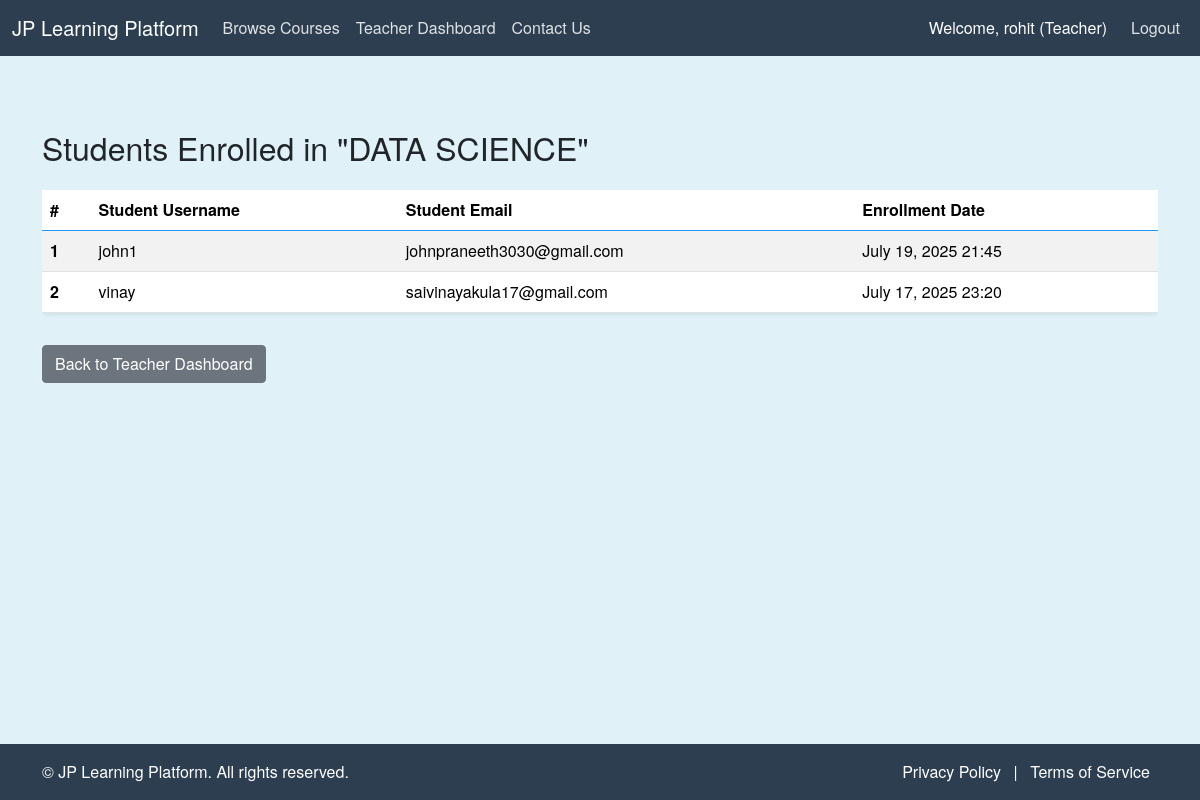
Screenshot of /teacher/courses/7/students/ (signed in) with the database file from the repository.
### core/models.py (models this page shows, shortened)
class User(AbstractUser):
    USER_TYPE_CHOICES = (
        ('student', 'Student'),
        ('teacher', 'Teacher'),
    )
    user_type = models.CharField(max_length=10, choices=USER_TYPE_CHOICES, default='student')
    email_otp = models.CharField(max_length=6, blank=True, null=True)
    otp_created_at = models.DateTimeField(blank=True, null=True)

class Course(models.Model):
    teacher = models.ForeignKey(User, on_delete=models.CASCADE, related_name='courses_taught', limit_choices_to={'user_type': 'teacher'})
    title = models.CharField(max_length=200)
    description = models.TextField()
    price = models.DecimalField(max_digits=10, decimal_places=2)
    category = models.ForeignKey(Category, on_delete=models.SET_NULL, null=True, blank=True, related_name='courses')
    created_at = models.DateTimeField(auto_now_add=True)
    updated_at = models.DateTimeField(auto_now=True)

class Enrollment(models.Model):
    student = models.ForeignKey(User, on_delete=models.CASCADE, related_name='enrolled_courses', limit_choices_to={'user_type': 'student'})
    course = models.ForeignKey(Course, on_delete=models.CASCADE, related_name='enrollments')
    enrollment_date = models.DateTimeField(auto_now_add=True)
    completed = models.BooleanField(default=False)
    class Meta:
        unique_together = ('student', 'course')

### teacher/views.py (the view)
# urls.py: path('courses/<int:pk>/students/', views.course_students_view, name='course_students_view'),
@login_required
@user_passes_test(is_teacher, login_url='login')
def course_students_view(request, pk):
    course = get_object_or_404(Course, pk=pk, teacher=request.user)
    enrolled_students = Enrollment.objects.filter(course=course).select_related('student').order_by('student__username')
    return render(request, 'teacher/course_students_view.html', {'course': course, 'enrolled_students': enrolled_students})

### teacher/views.py (called while the page is built)
def is_teacher(user):
    return user.is_authenticated and user.user_type == 'teacher'

### templates/teacher/course_students_view.html (shortened to what this page needs)
{% extends 'base.html' %}
{% block content %}
<h2 class="mb-4">Students Enrolled in "{{ course.title }}"</h2>
{% if enrolled_students %}
<div class="table-responsive">
<table class="table table-hover table-striped shadow-sm rounded">
<thead class="bg-primary text-white">
<tr>
<th scope="col">#</th>
<th scope="col">Student Username</th>
<th scope="col">Student Email</th>
<th scope="col">Enrollment Date</th>
</tr>
</thead>
<tbody>
{% for enrollment in enrolled_students %}
<tr>
<th scope="row">{{ forloop.counter }}</th>
<td>{{ enrollment.student.username }}</td>
<td>{{ enrollment.student.email }}</td>
<td>{{ enrollment.enrollment_date|date:"F d, Y H:i" }}</td>
</tr>
{% endfor %}
</tbody>
</table>
</div>
{% else %}
<div class="alert alert-info text-center py-4" role="alert">
<h4 class="alert-heading">No Students Enrolled Yet!</h4>
<p>This course currently has no students enrolled. Share your course to attract learners!</p>
</div>
{% endif %}
<a href="{% url 'teacher_dashboard' %}" class="btn btn-secondary mt-3">Back to Teacher Dashboard</a>
{% endblock %}

### templates/base.html (shortened to what this page needs)
<!DOCTYPE html>
<html lang="en">
<head>
<link href="https://cdn.jsdelivr.net/npm/bootstrap@5.3.3/dist/css/bootstrap.min.css" rel="stylesheet">
<link rel="stylesheet" href="/static/css/style.css">
<link rel="stylesheet" href="https://cdn.jsdelivr.net/npm/bootstrap-icons@1.11.3/font/bootstrap-icons.min.css">
</head>
<body>
<nav class="navbar navbar-expand-lg navbar-dark bg-dark fixed-top">
<div class="container-fluid">
<a class="navbar-brand" href="{% url 'home' %}">JP Learning Platform</a>
<div class="collapse navbar-collapse" id="navbarNav">
<ul class="navbar-nav me-auto mb-2 mb-lg-0">
<li class="nav-item">
<a class="nav-link" href="{% url 'course_list' %}">Browse Courses</a>
</li>
{% if user.is_authenticated %}
{% if user.user_type == 'teacher' %}
<li class="nav-item">
<a class="nav-link" href="{% url 'teacher_dashboard' %}">Teacher Dashboard</a>
</li>
{% elif user.user_type == 'student' %}
<li class="nav-item">
<a class="nav-link" href="{% url 'student_dashboard' %}">Student Dashboard</a>
</li>
{% endif %}
{% endif %}
<li class="nav-item">
<a class="nav-link" href="#contact">Contact Us</a>
</li>
</ul>
<ul class="navbar-nav ms-auto">
{% if user.is_authenticated %}
<li class="nav-item">
<span class="nav-link text-white">Welcome, {{ user.username }} ({{ user.user_type|capfirst }})</span>
</li>
<li class="nav-item">
<a class="nav-link btn btn-outline-light ms-2" href="{% url 'logout' %}">Logout</a>
</li>
{% endif %}
</ul>
</div>
</div>
</nav>
<div class="container mt-4 pt-5">
{% block content %}
{% endblock %}
</div>
<footer class="footer py-3 bg-dark text-white mt-auto">
<div class="container">
<div class="row">
<div class="col-md-6 text-center text-md-start">
<span>&copy; {{ "now"|date:"Y" }} JP Learning Platform. All rights reserved.</span>
</div>
<div class="col-md-6 text-center text-md-end">
<a href="#privacy" class="text-white text-decoration-none mx-2">Privacy Policy</a>
<span class="text-white">|</span>
<a href="#terms" class="text-white text-decoration-none mx-2">Terms of Service</a>
</div>
</div>
</div>
</footer>
</body>
</html>

### static/css/style.css (style rules this page uses)
body { padding-top:56px; background-color:#e0f2f7; display:flex; flex-direction:column; min-height:100vh; font-family: 'Helvetica Neue', Helvetica, Arial, sans-serif; }
.form-control,.form-select,.btn { border-radius:.25rem; }
.container.mt-4.pt-5 { flex-grow:1; }
.footer { padding:1rem; background-color:#1a535c; color:#fff; }
.footer .text-white { color:#fff!important; }
.footer .text-decoration-none { text-decoration:none!important; }
.bg-dark { background-color: #2c3e50 !important; }
.navbar-dark .navbar-nav .nav-link { color: rgba(255,255,255,.85); }
.btn-primary, .bg-primary, .text-primary { background-color: #2196f3 !important; border-color: #2196f3 !important; color: #fff !important; }

### rows the page displays
User: username "rohit", user_type "Teacher"
Course: title "DATA SCIENCE"
Enrollment: student.username "john1", student.email "johnpraneeth3030@gmail.com", enrollment_date "July 19, 2025 21:45"
Enrollment: student.username "vinay", student.email "saivinayakula17@gmail.com", enrollment_date "July 17, 2025 23:20"
